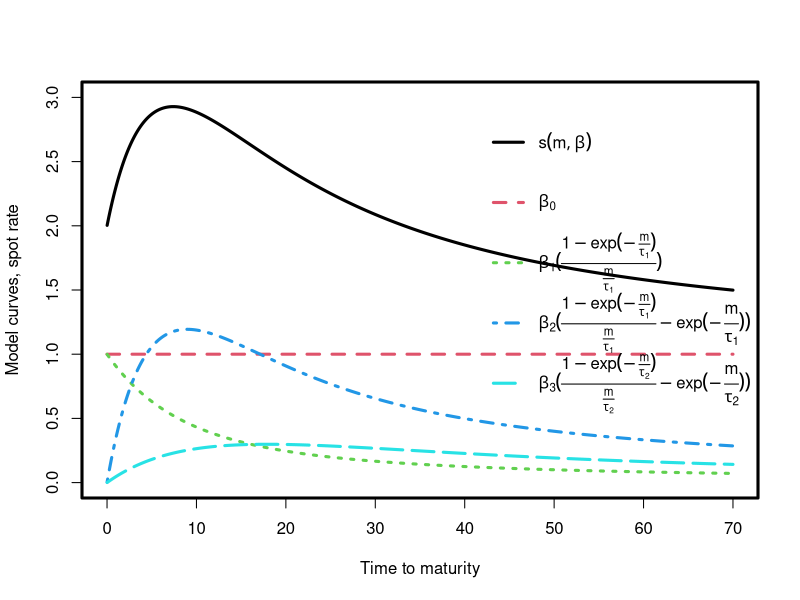

This chart was generated by the following R code:
m <- seq(0,70,0.01)     # time to maturity

beta_1 <- 1      # parameters
tau_1 <- 5
beta_2 <- 4
beta_0 <- 1
beta_3 <- 1
tau_2 <- 10


pdf("curveshape.pdf",width=9,height=9)
par(lwd=3)
# spot rates
plot(m,beta_0+ beta_1*((1-exp(-m/tau_1))/(m/tau_1))+ beta_2*(((1-exp(-m/tau_1))/(m/tau_1))-exp(-m/tau_1))+beta_3*(((1-exp(-m/tau_2))/(m/tau_2))-exp(-m/tau_2)),
     col=1,type="l",lty=1, ylim=c(0,3),
     xlab="Time to maturity",
     ylab="Model curves, spot rate")

# beta_0
lines(m,rep(beta_0,length(m)),col=2,lty=2)

# beta_1
lines(m, beta_1*((1-exp(-m/tau_1))/(m/tau_1)),type="l",col=3,lty=3)

# beta_2
lines(m, beta_2*(((1-exp(-m/tau_1))/(m/tau_1))-exp(-m/tau_1)),lty=4,col=4)

# beta_3
lines(m, beta_3*(((1-exp(-m/tau_2))/(m/tau_2))-exp(-m/tau_2)),lty=5,col=5)


legend("topright",legend=c(expression(s(m,beta)),
       expression(beta[0]),
       expression(beta[1]*(frac(1-exp(-frac(m,tau[1])),frac(m,tau[1])))),
       expression(beta[2]*(frac(1-exp(-frac(m,tau[1])),frac(m,tau[1]))-exp(-frac(m,tau[1])))),
       expression(beta[3]*(frac(1-exp(-frac(m,tau[2])),frac(m,tau[2]))-exp(-frac(m,tau[2]))))
       ),
       lty=c(1,2,3,4,5), col=c(1,2,3,4,5),bty="n"
       )
dev.off()
